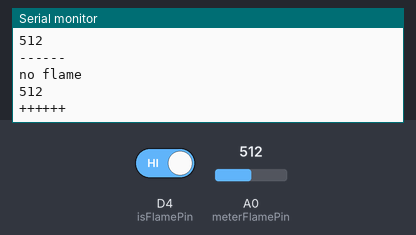
Simulated run of this sketch. Board: ESP8266 (NodeMCU). Parts: the last lines printed to the serial monitor. The inputs (shaded band) are chosen by the test bench; at power-on: D4 (isFlamePin) HIGH, A0 (meterFlamePin) = 512.

Above: at 1.3 s.
1.4 s: D4 (isFlamePin) driven LOW
3.5 s: A0 (meterFlamePin) set to 716
At 3.9 s:
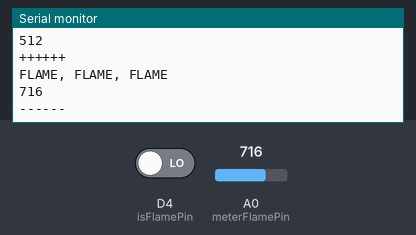
5.0 s: A0 (meterFlamePin) set to 900
At 5.4 s:
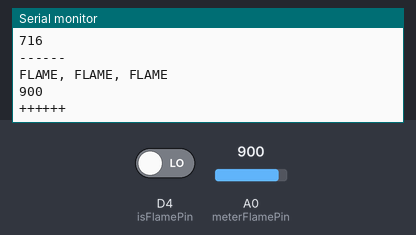
Timing chart, 0 to 8.0 s (numbered marks = the images above; inputs shaded):
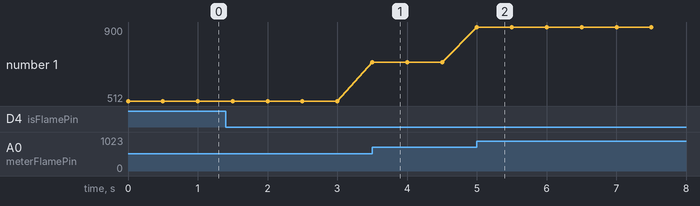

The sketch:

flamesensor.ino
```cpp
int isFlamePin = D4;
int isFlame = HIGH;
int meterFlamePin = A0;
int meterFlame = 0;
bool change = true;


void setup() {
 pinMode(isFlamePin, INPUT);
 Serial.begin(115200);
}

void loop() {
  isFlame = digitalRead(isFlamePin);
  meterFlame = analogRead(meterFlamePin);
  if (isFlame== LOW){Serial.println("FLAME, FLAME, FLAME");}
  else {Serial.println("no flame");}
  Serial.println(meterFlame);
    if(change) {Serial.println("++++++");}
  else{Serial.println("------");}
change = not change;
delay(500);}
```

Measured:
- after the input at 3.5 s, the serial monitor: prints a new line at once (image 1)
- after the input at 5.0 s, the serial monitor: prints a new line at once (image 2)
- plotted number 1: 512 → 716 after the input at 3.5 s, 716 → 900 after the input at 5.0 s
